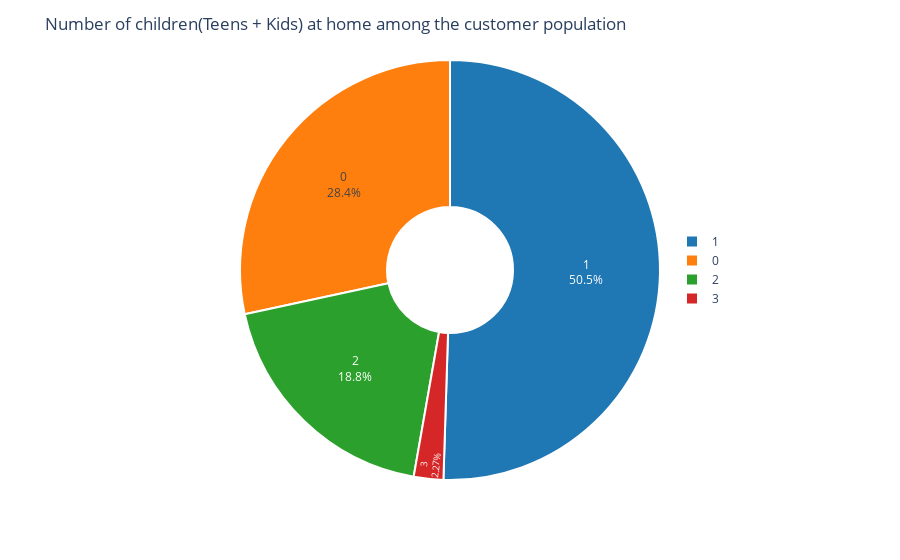

The cell this chart's notebook holds for it:
### Markdown cell above
### Total Spending based upon number of children in the family

### Code cell
import plotly.express as px
children = df.Children.value_counts()

fig = px.pie(children,
             values = children.values,
             names = children.index,
             color_discrete_sequence=px.colors.qualitative.D3)
fig.update_traces(textposition='inside', textinfo='percent+label',
                  marker = dict(line = dict(color = 'white', width = 2)))
fig.update_traces(hole=0.3)
fig.update_traces(hovertemplate='<b>No.of children: %{label}</b><br>Count: %{value}<br>Percentage: %{percent:.1%}')
fig.update_layout(title='Number of children(Teens + Kids) at home among the customer population',showlegend=True,
    legend=dict(x=0.8, y=0.5))
fig.show()

### Figure 1 — Plotly figure (JSON) as saved in the notebook; plotly's stock layout.template omitted (floating-point values rounded to 4 significant figures)
{"data": [{"domain": {"x": [0, 1], "y": [0, 1]}, "hole": 0.3, "hovertemplate": "<b>No.of children: %{label}</b><br>Count: %{value}<br>Percentage: %{percent:.1%}", "labels": [1, 0, 2, 3], "legendgroup": "", "marker": {"line": {"color": "white", "width": 2}}, "name": "", "showlegend": true, "textinfo": "percent+label", "textposition": "inside", "type": "pie", "values": [1112, 625, 415, 50]}], "layout": {"legend": {"tracegroupgap": 0, "x": 0.8, "y": 0.5}, "margin": {"t": 60}, "piecolorway": ["#1F77B4", "#FF7F0E", "#2CA02C", "#D62728", "#9467BD", "#8C564B", "#E377C2", "#7F7F7F", "#BCBD22", "#17BECF"], "showlegend": true, "title": {"text": "Number of children(Teens + Kids) at home among the customer population"}}}
